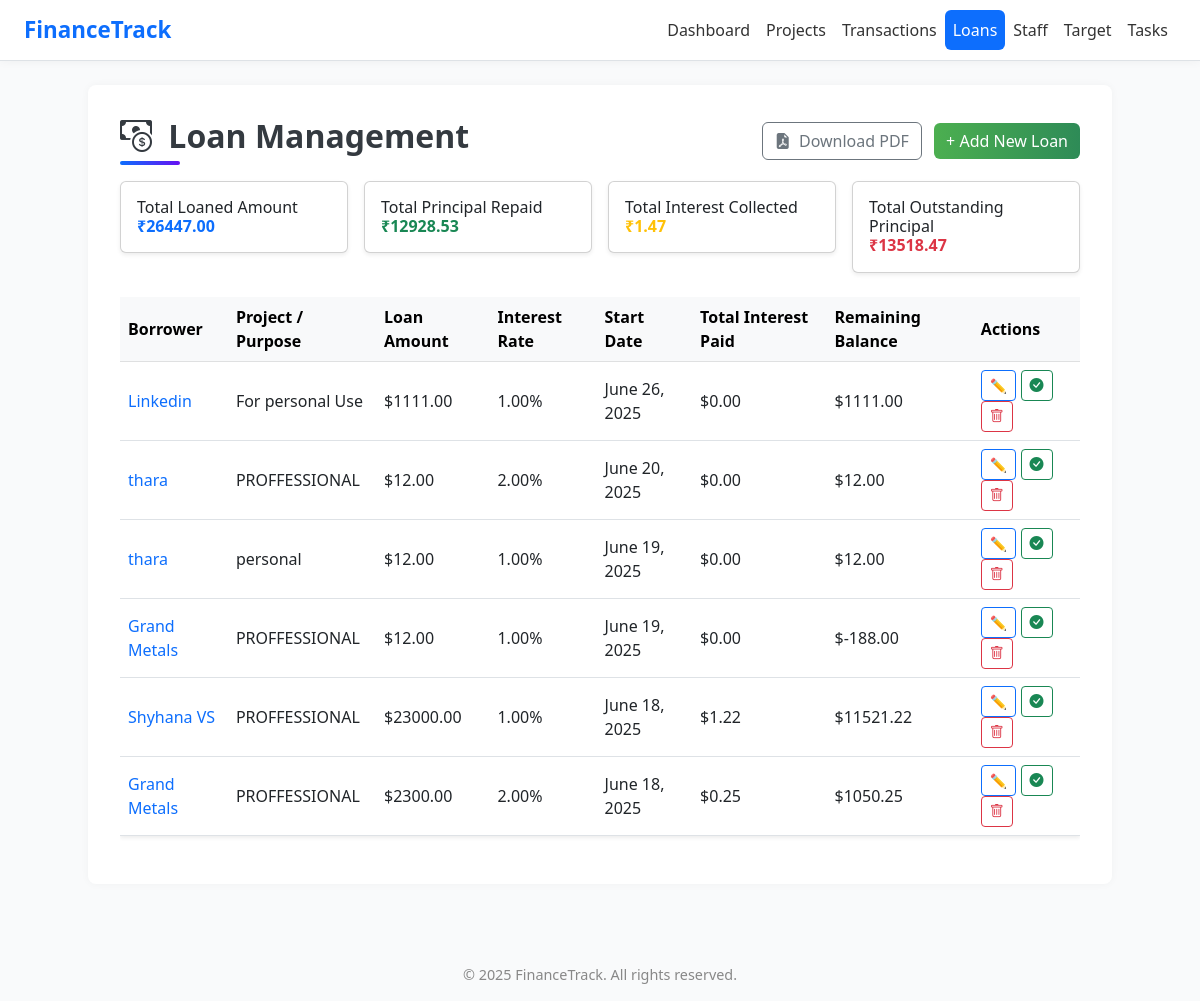
Screenshot of /loans/ with the database file from the repository.
### app1/models.py (models this page shows, shortened)
class Loan(models.Model):
    project = models.ForeignKey(Project, on_delete=models.CASCADE)
    loan_id = models.CharField(max_length=50,unique=True)
    amount = models.DecimalField(max_digits=10, decimal_places=2)
    interest_rate = models.DecimalField(max_digits=5, decimal_places=2, help_text='annual Interest in %')
    loan_purpose = models.CharField(max_length=100)
    start_date = models.DateField()
    created_at = models.DateTimeField(auto_now_add=True)
    updated_at = models.DateTimeField(auto_now=True)
    class Meta:
        verbose_name = 'Loan'
        verbose_name_plural = 'Loans'
        ordering = ['-start_date']

class Project(models.Model):
    code = models.CharField(max_length=20)
    name = models.CharField(max_length=100)
    location = models.CharField(max_length=100)
    total_budget = models.DecimalField(max_digits=12, decimal_places=2)
    start_date = models.DateField()
    end_date = models.DateField()
    notes = models.TextField(blank=True, null=True)
    def __str__(self):
        return self.name

### app1/views.py (the view)
# urls.py: path('loans/', views.loan_list, name='loan_list'),
def loan_list(request):
    loans = Loan.objects.select_related('project').all()
    form = LoanForm()
    total_loaned_amount = loans.aggregate(total=Sum('amount'))['total'] or Decimal('0.00')
    total_principal_repaid = Repayment.objects.aggregate(total=Sum('principal_paid'))['total'] or Decimal('0.00')
    total_interest_collected = Repayment.objects.aggregate(total=Sum('interest_paid'))['total'] or Decimal('0.00')
    total_outstanding = total_loaned_amount - total_principal_repaid
    for loan in loans:
        loan.get_form = LoanForm(instance=loan)
        loan.total_interest_paid = loan.repayments.aggregate(total=Sum('interest_paid'))['total'] or Decimal('0.00')
        total_principal = loan.repayments.aggregate(total=Sum('principal_paid'))['total'] or Decimal('0.00')
        loan.remaining_balance = loan.amount - total_principal
    context = {
        'loans': loans,
        'form': form,
        'total_loaned_amount': total_loaned_amount,
        'total_principal_repaid': total_principal_repaid,
        'total_interest_collected': total_interest_collected,
        'total_outstanding': total_outstanding,
    }
    return render(request, 'loan.html', context)

### templates/loan.html (shortened to what this page needs)
{% extends 'base.html' %}
{% load static %}
{% block content %}
<div class="d-flex justify-content-between align-items-center mb-3">
   <h2 class="page-title mb-3 mb-md-0">
     <i class="bi bi-cash-coin me-2"></i> Loan Management
   </h2>
   <div>
     <a href="{% url 'download_loan_pdf' %}" class="btn btn-outline-secondary me-2">
         <i class="bi bi-file-earmark-pdf-fill me-1"></i> Download PDF
     </a>
     <button class="btn btn-primary" data-bs-toggle="modal" data-bs-target="#addLoanModal">
         + Add New Loan
     </button>
   </div>
</div>
<div class="row g-3 mb-4">
  <div class="col-md-3">
    <div class="card shadow-sm p-3">
      <h6>Total Loaned Amount</h6>
      <h4 class="text-primary fw-bold">₹{{ total_loaned_amount|floatformat:2 }}</h4>
    </div>
  </div>
  <div class="col-md-3">
    <div class="card shadow-sm p-3">
      <h6>Total Principal Repaid</h6>
      <h4 class="text-success fw-bold">₹{{ total_principal_repaid|floatformat:2 }}</h4>
    </div>
  </div>
  <div class="col-md-3">
    <div class="card shadow-sm p-3">
      <h6>Total Interest Collected</h6>
      <h4 class="text-warning fw-bold">₹{{ total_interest_collected|floatformat:2 }}</h4>
    </div>
  </div>
  <div class="col-md-3">
    <div class="card shadow-sm p-3">
      <h6>Total Outstanding Principal</h6>
      <h4 class="text-danger fw-bold">₹{{ total_outstanding|floatformat:2 }}</h4>
    </div>
  </div>
</div>
<div class="table-responsive">
  <table class="table table-hover shadow-sm">
    <thead class="table-light">
      <tr>
        <th>Borrower</th>
        <th>Project / Purpose</th>
        <th>Loan Amount</th>
        <th>Interest Rate</th>
        <th>Start Date</th>
        <th>Total Interest Paid</th>
        <th>Remaining Balance</th>
        <th>Actions</th>
      </tr>
    </thead>
    <tbody>
      {% for loan in loans %}
      <tr>
        <td><a href="#" class="text-primary" data-bs-toggle="modal" data-bs-target="#viewLoanModal{{ loan.id }}">{{ loan.project }}</a></td>
        <td>{{ loan.loan_purpose }}</td>
        <td>${{ loan.amount|floatformat:2 }}</td>
        <td>{{ loan.interest_rate|floatformat:2 }}%</td>
        <td>{{ loan.start_date }}</td>
        <td>${{ loan.total_interest_paid|default:"0.00"|floatformat:2 }}</td>
        <td>${{ loan.remaining_balance|default:"0.00"|floatformat:2 }}</td>
        <td>
          <button class="btn btn-sm btn-outline-primary" data-bs-toggle="modal" data-bs-target="#editLoanModal{{ loan.id }}">
             ✏️
          </button>
          <a href="{% url 'loan_detail' loan.id %}" class="btn btn-sm btn-outline-success">
              <i class="bi bi-check-circle-fill"></i>
          </a>
          <button class="btn btn-sm btn-outline-danger" onclick="deleteLoan({{ loan.id }})">
              <i class="bi bi-trash"></i>
          </button>
        </td>
      </tr>
      {% endfor %}
    </tbody>
  </table>
</div>
{% endblock %}

### templates/base.html (style rules this page uses)
body { background-color: #f9fafb; font-family: 'Segoe UI', sans-serif; }
.btn-primary { background-color: #0d6efd; border: none; }

### templates/loan.html (style rules this page uses)
.table th, .table td { vertical-align: middle; }
.btn-primary { background: linear-gradient(to right, #4CAF50, #2E8B57); border: none; }
.page-title { font-weight: 600; font-size: 2rem; color: #343a40; position: relative; padding-bottom: 10px; }
.page-title::after { content: ''; position: absolute; left: 0; bottom: 0; width: 60px; height: 4px; background: linear-gradient(90deg, #0d6efd, #6610f2); border-radius: 2px; }

### rows the page displays
Loan: project "Linkedin", loan_purpose "For personal Use", amount "1111.00", interest_rate "1.00", start_date "June 26, 2025", total_interest_paid "0.00", remaining_balance "1111.00"
Loan: project "thara", loan_purpose "PROFFESSIONAL", amount "12.00", interest_rate "2.00", start_date "June 20, 2025", total_interest_paid "0.00", remaining_balance "12.00"
Loan: project "thara", loan_purpose "personal", amount "12.00", interest_rate "1.00", start_date "June 19, 2025", total_interest_paid "0.00", remaining_balance "12.00"
Loan: project "Grand Metals", loan_purpose "PROFFESSIONAL", amount "12.00", interest_rate "1.00", start_date "June 19, 2025", total_interest_paid "0.00", remaining_balance "-188.00"
Loan: project "Shyhana VS", loan_purpose "PROFFESSIONAL", amount "23000.00", interest_rate "1.00", start_date "June 18, 2025", total_interest_paid "1.22", remaining_balance "11521.22"
Loan: project "Grand Metals", loan_purpose "PROFFESSIONAL", amount "2300.00", interest_rate "2.00", start_date "June 18, 2025", total_interest_paid "0.25", remaining_balance "1050.25"

### other values shown
{{ total_loaned_amount|floatformat:2 }} "26447.00"
{{ total_principal_repaid|floatformat:2 }} "12928.53"
{{ total_interest_collected|floatformat:2 }} "1.47"
{{ total_outstanding|floatformat:2 }} "13518.47"
{{ year|default:"2025" }} "2025"
